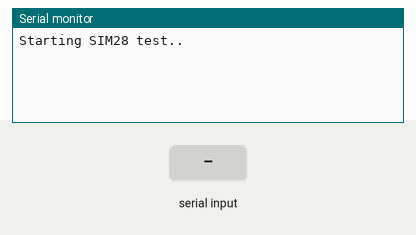
Bench run of a sketch on a simulated Arduino Mega 2560, built with avr-gcc and run on an emulated ATmega2560. Shown: the last lines printed to the serial monitor. Inputs (shaded band) come from the test bench.

Above: at 1.2 s.
1.3 s: "1\n" received over the second serial link
At 2.0 s:
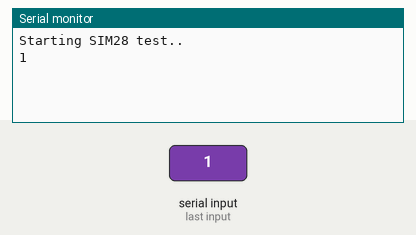
2.8 s: "0\n" received over the second serial link
At 3.1 s:
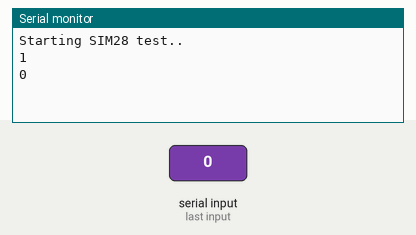
4.3 s: "2\n" received over the second serial link
At 5.5 s:
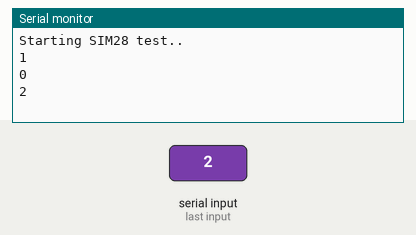

Measured:
- after the input at 1.3 s, the serial monitor: prints a new line at once (image 1)
- after the input at 2.8 s, the serial monitor: prints a new line at once (image 2)
- after the input at 4.3 s, the serial monitor: prints a new line at once (image 3)

The sketch:

grove-gps.ino
```cpp
// (licence header left out)
#include <Arduino.h>

#define BUFSIZE 64
#define SERIAL_SPEED 9600

unsigned char buffer[BUFSIZE];
int count = 0;

void setup()
{
  Serial1.begin(SERIAL_SPEED);
  Serial.begin(SERIAL_SPEED);

  while (!Serial)
      delay(1000); // remove this while loop to start the sketch at power-on, else the sketch will wait for a serial connection

  Serial.println();
  Serial.println(F("Starting SIM28 test.."));
}

void loop()
{
  if (Serial1.available())
  {
    while (Serial1.available())
    {
      buffer[count++] = Serial1.read();
      if (count == BUFSIZE)
        break;
    }

    Serial.write(buffer, count);

    buffer[0] = '\n';
    count = 0;
  }
}
```
